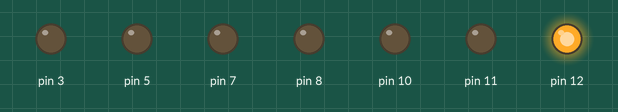
This program was run on a simulated Raspberry Pi (header pin numbers). On the bench: output pins drawn as LEDs (lit = HIGH).

Above: at 0.5 s.
At 2.5 s:
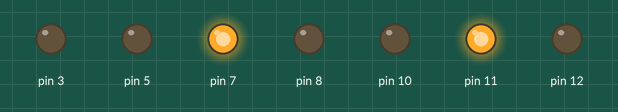
At 3.5 s:
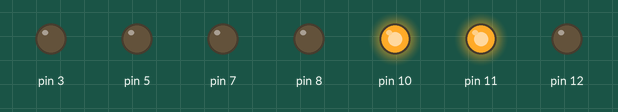
At 5.5 s:
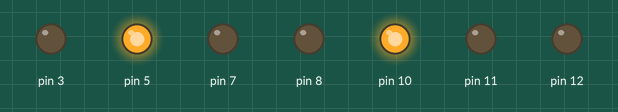
At 8.5 s:
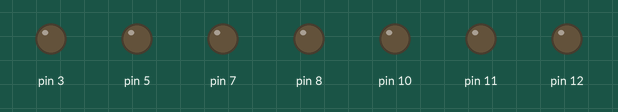
At 11.5 s:
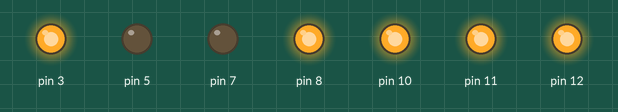
Timing chart, 0 to 13.0 s (numbered marks = the images above):
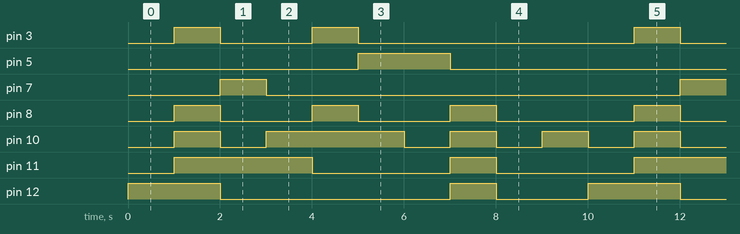

The program:

dec_counter.py
```python
#bcd-sevenseg
import RPi.GPIO as GPIO # RPi.GPIO can be referred as GPIO from now
import time

GPIO.setmode(GPIO.BOARD)       # GPIO Numbering of Pins

#Matching pins to segments
GPIO.setup(3, GPIO.OUT)#a
GPIO.setup(5, GPIO.OUT)#b
GPIO.setup(7, GPIO.OUT)#c
GPIO.setup(8, GPIO.OUT)#d
GPIO.setup(10, GPIO.OUT)#e
GPIO.setup(11, GPIO.OUT)#f
GPIO.setup(12, GPIO.OUT)#g


def sevenseg(a,b,c,d,e,f,g):
	GPIO.output(3,a)
	GPIO.output(5,b)
	GPIO.output(7,c)
	GPIO.output(8,d)
	GPIO.output(10,e)
	GPIO.output(11,f)
	GPIO.output(12,g)
	return

def bcd_sevenseg(dec):
	if dec == 0:
		sevenseg(0,0,0,0,0,0,1)
		return
	elif dec == 1:
		sevenseg(1,0,0,1,1,1,1)
		return
	elif dec == 2:
		sevenseg(0,0,1,0,0,1,0)
		return
	elif dec == 3:
		sevenseg(0,0,0,0,1,1,0)
		return
	elif dec == 4:
		sevenseg(1,0,0,1,1,0,0)
		return
	elif dec == 5:
		sevenseg(0,1,0,0,1,0,0)
		return
	elif dec == 6:
		sevenseg(0,1,0,0,0,0,0)
		return
	elif dec == 7:
		sevenseg(0,0,0,1,1,1,1)
		return
	elif dec == 8:
		sevenseg(0,0,0,0,0,0,0)
		return
	elif dec == 9:
		sevenseg(0,0,0,0,1,0,0)
		return
	else:
		sevenseg(0,1,1,0,0,0,0)
		return

while True:
	for i in range(10):
		bcd_sevenseg(i)
		time.sleep(1.0)
```

Measured:
- by itself, pin 3: repeats every 10.0 s: LOW 2.0 s, HIGH 1.0 s, LOW 6.0 s, HIGH 1.0 s
- by itself, pin 5: alternates HIGH for 2.0 s and LOW for 8.0 s
- by itself, pin 7: alternates HIGH for 1.0 s and LOW for 9.0 s
- by itself, pin 8: repeats every 10.0 s: 2 × (LOW 2.0 s, HIGH 1.0 s), LOW 3.0 s, HIGH 1.0 s
- by itself, pin 10: repeats every 10.0 s: LOW 1.0 s, HIGH 3.0 s, 3 × (LOW 1.0 s, HIGH 1.0 s)
- by itself, pin 11: repeats every 10.0 s: LOW 3.0 s, HIGH 1.0 s, LOW 3.0 s, HIGH 3.0 s
- by itself, pin 12: repeats every 10.0 s: LOW 5.0 s, HIGH 1.0 s, LOW 2.0 s, HIGH 2.0 s
